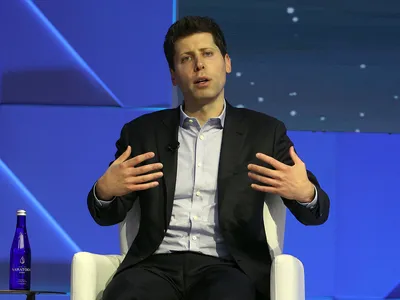
#> input picture Year 2/Semester 4/AI/lab_two/images/Altman.webp, 400 x 300 px; its folder holds only this picture in this run
$ jupyter execute --allow-errors problem_four.ipynb
#> lines starting #> are read from the running program, lines starting #| are printed output that depends on the picture
[cell 1]
import csv
import random

import pandas as pd
import matplotlib.pyplot as plt


#> (the rest of this cell did not finish here and is left out)

[cell 2]
import numpy as np
import pandas as pd
import matplotlib.pyplot as plt
from math import log10

#> (the rest of this cell did not finish here and is left out)

[cell 3]
import numpy as np
import pandas as pd
import matplotlib.pyplot as plt
from math import log10

#> (the rest of this cell did not finish here and is left out)

<b> problema 2 - valorile pixelilor din imagini </b>

[cell 4]
from PIL import Image
import os
import random
images_list = os.listdir("images")
image = Image.open(os.path.join("images", images_list[random.choice(range(len(images_list)))]))
#> image is the input picture: PIL image 400x300 RGB; mean R, G, B 64.3, 74.7, 125.3
image.show()
pixels = np.array(image)

plt.hist(pixels.flatten(), bins=256, color='red', edgecolor='black')
plt.title("Distribuția valorilor pixelilor")
plt.xlabel("Intensitate pixel")
plt.ylabel("Frecvență")
plt.show()
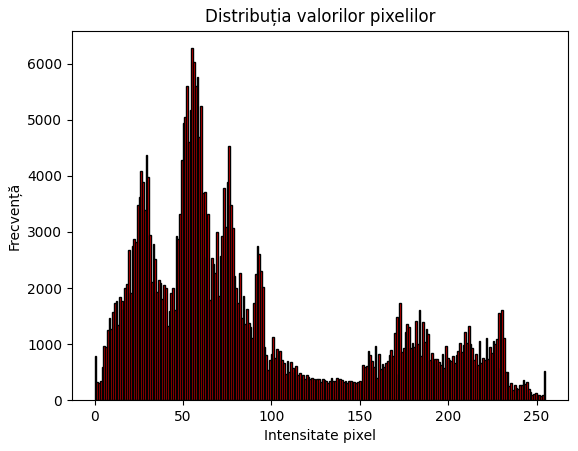
#> figure drawn by matplotlib, 1 panel; tallest bar 6275 high, from x = 54.79 to 55.78

pixels_minmax = (pixels - pixels.min()) / (pixels.max() - pixels.min())
plt.subplot(1, 2, 2)
plt.hist(pixels_minmax.flatten(), bins=256, color='gray', edgecolor='black')
plt.title("Min-Max Normalization")
plt.xlabel("Intensitate pixel")
plt.ylabel("Frecvență")

plt.tight_layout()
plt.show()
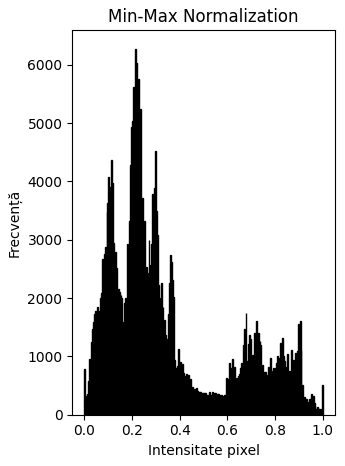
#> figure drawn by matplotlib, 1 panel; tallest bar 6275 high, from x = 0.215 to 0.219

$ run again, on Year 2/Semester 4/AI/lab_two/images/Leskovec.jpg
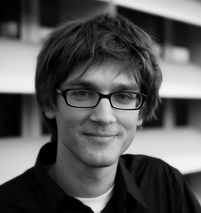
#> input picture Year 2/Semester 4/AI/lab_two/images/Leskovec.jpg, 201 x 213 px
#> image is the input picture: PIL image 201x213 RGB; min 0, max 246, mean 87.2
#> `plt.show()`:
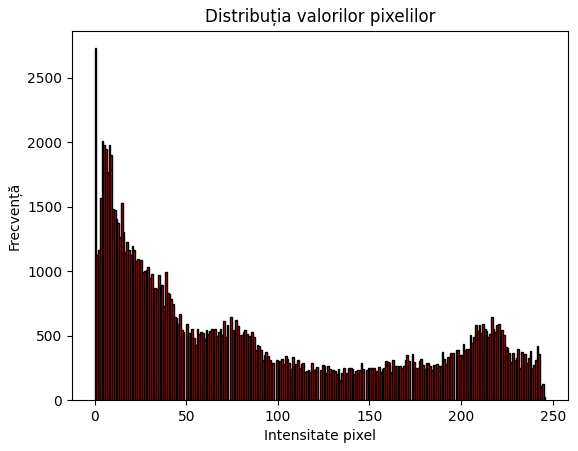
#> figure drawn by matplotlib, 1 panel; tallest bar 2727 high, from x = 0 to 0.961
#> `plt.show()`:
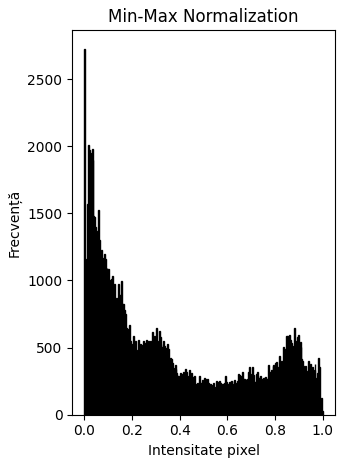
#> figure drawn by matplotlib, 1 panel; tallest bar 2727 high, from x = 0 to 0.00391

$ run again, on Year 2/Semester 4/AI/lab_two/images/Norvig.jpg
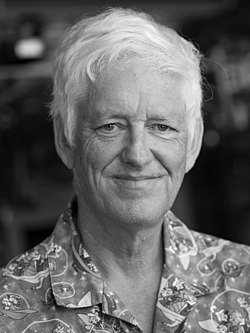
#> input picture Year 2/Semester 4/AI/lab_two/images/Norvig.jpg, 250 x 333 px
#> image is the input picture: PIL image 250x333 L; min 0, max 255, mean 100.3
#> `plt.show()`:
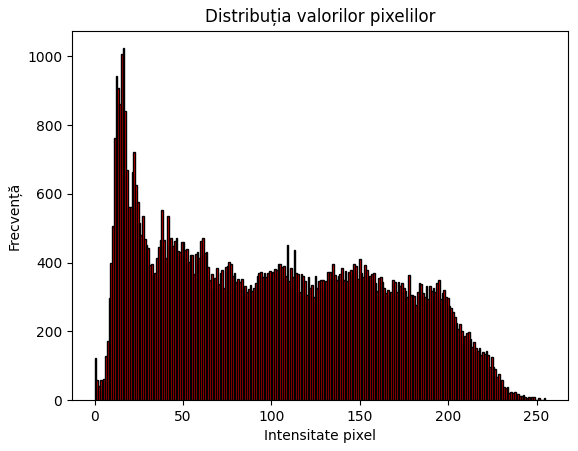
#> figure drawn by matplotlib, 1 panel; tallest bar 1024 high, from x = 15.94 to 16.93
#> `plt.show()`:
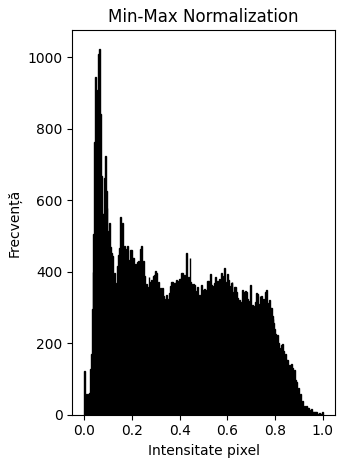
#> figure drawn by matplotlib, 1 panel; tallest bar 1024 high, from x = 0.0625 to 0.0664
